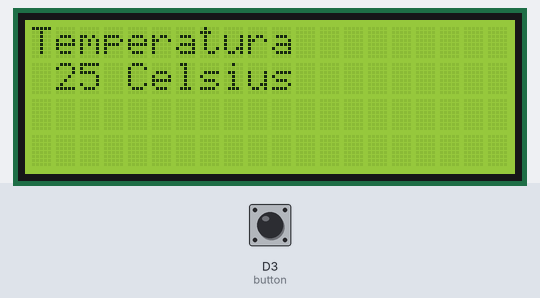
This sketch was run on a simulated ESP8266 (NodeMCU). Parts: 20×4 character LCD. Inputs (shaded band) come from the test bench; at power-on: D3 (button) HIGH.

Above: at 3.2 s.
3.3 s: D3 (button) pulled LOW for 0.15 s
At 4.5 s:
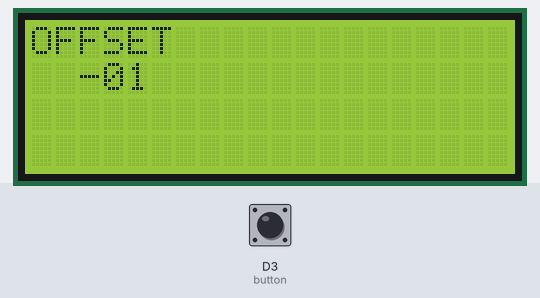
4.9 s: D3 (button) pulled LOW for 1 s
At 6.2 s:
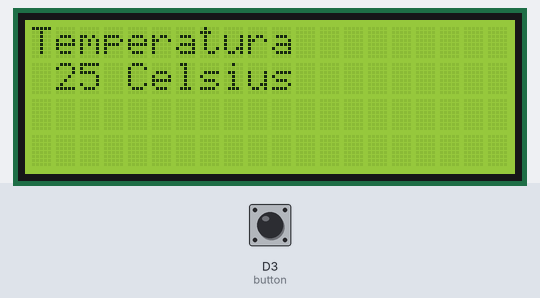
7.4 s: D3 (button) pulled LOW for 3.2 s
At 11.0 s:
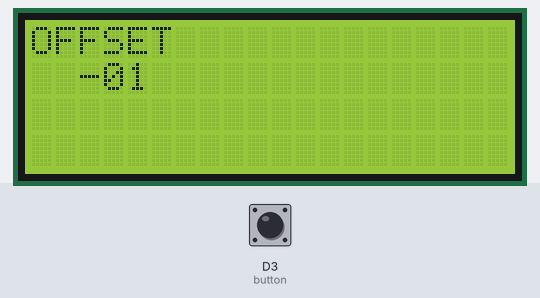
Timing chart, 0 to 12.5 s (numbered marks = the images above; inputs shaded):
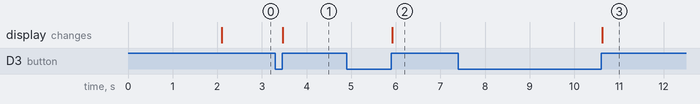

The sketch:

parte09_MENU.ino
```cpp
// --- Bibliotecas Auxiliares ---
#include <LiquidCrystal_I2C.h>
LiquidCrystal_I2C lcd(0x27, 20, 4);

// --- Mapeamento de Hardware ---
#define button    D3                                     //Botão para selecionar tela acima no digital 12


// --- Protótipo das Funções Auxiliares ---
void changeMenu();                                      //Função para modificar o menu atual
void dispMenu();                                        //Função para mostrar o menu atual
void temperatura();                                     //Função do menu1, temperatura
void offset();                                          //Função do menu2, offset
void modoffset();

// --- Variáveis Globais ---
char menu = 0x01;                                       //Variável para selecionar o menu
boolean t_button;                                        //Flags para armazenar o estado dos botões


// --- Configurações Iniciais ---
void setup()
{
   Serial.begin(9600);                                  // Inicia a serial
   lcd.begin();
   lcd.backlight();
   lcd.setCursor(0, 0);
   lcd.print("INICIALIZANDO...");

   pinMode(button, INPUT);                             // Configura porta como entrada

   t_button   = 0x00;                                    //limpa flag do botão Up

   delay(2000);
   lcd.clear();                                         //Limpa display

} //end setup


// --- Loop Infinito ---
void loop()
{

     changeMenu();                              //Chama a carregar menu
     dispMenu();                                //Chama a função display


} //end loop

// --- Desenvolvimento das Funções Auxiliares ---
void changeMenu()                                       //Modifica o menu atual
{
   if(!digitalRead(button))   t_button   = 0x01;          //Botão Up pressionado? Seta flag

   if(digitalRead(button) && t_button)                    //Botão Up solto e flag setada?
   {                                                    //Sim...
      t_button = 0x00;                                   //Limpa flag

      lcd.clear();                                     //Limpa display
      menu++;                                           //Incrementa menu

      if(menu > 0x02) menu = 0x01;                      //Se menu maior que 4, volta a ser 1

   } //end button

} //end changeMenu

void dispMenu()                                         //Mostra o menu atual
{
    switch(menu)                                        //Controle da variável menu
    {
       case 0x01:                                       //Caso 1
             temperatura();                               //Chama a função de termômetro

             break;                                     //break
       case 0x02:                                       //Caso 2
             offset();                                  //Chama a função do offset

             break;                                     //break


    } //end switch submenu1

} //end dispMenu


void temperatura()                                      //Temperatura (menu2)
{
   lcd.setCursor(0,0);                                 //Posiciona cursor na coluna 1, linha 1
   lcd.print("Temperatura");                           //Imprime mensagem
   lcd.setCursor(1,1);                                 //Posiciona cursor na coluna 2, linha 2

   // Desenvolver uma função de data e hora...

   lcd.print("25 Celsius");                            //Mostrador (apenas ilustrativo......)

} //end temperatura()

 void offset()                                        //Data e Hora (menu1)
{

   lcd.setCursor(0,0);                                 //Posiciona cursor na coluna 1, linha 1
   lcd.print("OFFSET");                                //Imprime mensagem
   lcd.setCursor(1,1);                                 //Posiciona cursor na coluna 1, linha 2

   // Desenvolver uma função de data e hora...

   lcd.print(" -01");                                  //Mostrador (apenas ilustrativo......)

} //end data_hora
```

Measured:
- after the input at 3.3 s, the display: changes after 0.16 s (image 1)
- after the input at 4.9 s, the display: changes after 1.0 s (image 2)
- after the input at 7.4 s, the display: changes after 3.2 s (image 3)
